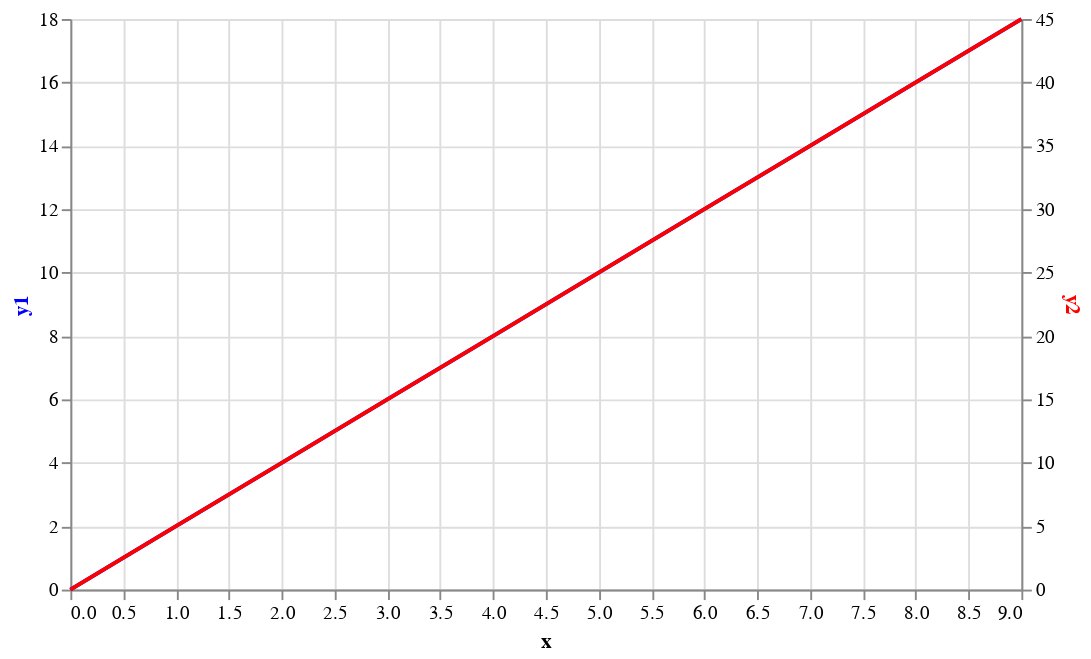

Notebook code cell kept with this figure:
### Code cell
import altair as alt
import pandas as pd

# Sample data
data = pd.DataFrame({
    'x': range(10),
    'y1': [i * 2 for i in range(10)],  # First line data
    'y2': [i * 5 for i in range(10)]   # Second line data
})

# Creating the chart for the first line
chart1 = alt.Chart(data).mark_line(color='blue').encode(
    x='x',
    y=alt.Y('y1', axis=alt.Axis(titleColor='blue')),  # This specifies the first line with a blue axis
).properties(
    width=500,
    height=300
)

# Creating the chart for the second line with a different scale
chart2 = alt.Chart(data).mark_line(color='red').encode(
    x='x',
    y=alt.Y('y2', axis=alt.Axis(titleColor='red')),  # This specifies the second line with a red axis
).properties(
    width=500,
    height=300
)

# Combine the charts and explicitly define both y-axes
chart = alt.layer(
    chart1,
    chart2
).resolve_scale(
    y='independent'  # Ensure y-axes are independent
)

chart

### Figure 1 — Vega-Lite specification as saved in the notebook (floating-point values rounded to 4 significant figures)
{"config": {"view": {"continuousWidth": 300, "continuousHeight": 300}}, "layer": [{"mark": {"type": "line", "color": "blue"}, "encoding": {"x": {"field": "x", "type": "quantitative"}, "y": {"axis": {"titleColor": "blue"}, "field": "y1", "type": "quantitative"}}}, {"mark": {"type": "line", "color": "red"}, "encoding": {"x": {"field": "x", "type": "quantitative"}, "y": {"axis": {"titleColor": "red"}, "field": "y2", "type": "quantitative"}}}], "data": {"name": "data-746c7521fd5711816b0ddfb7b6396905"}, "height": 300, "resolve": {"scale": {"y": "independent"}}, "width": 500, "$schema": "https://vega.github.io/schema/vega-lite/v5.16.3.json", "datasets": {"data-746c7521fd5711816b0ddfb7b6396905": [{"x": 0, "y1": 0, "y2": 0}, {"x": 1, "y1": 2, "y2": 5}, {"x": 2, "y1": 4, "y2": 10}, {"x": 3, "y1": 6, "y2": 15}, {"x": 4, "y1": 8, "y2": 20}, {"x": 5, "y1": 10, "y2": 25}, {"x": 6, "y1": 12, "y2": 30}, {"x": 7, "y1": 14, "y2": 35}, {"x": 8, "y1": 16, "y2": 40}, {"x": 9, "y1": 18, "y2": 45}]}}
